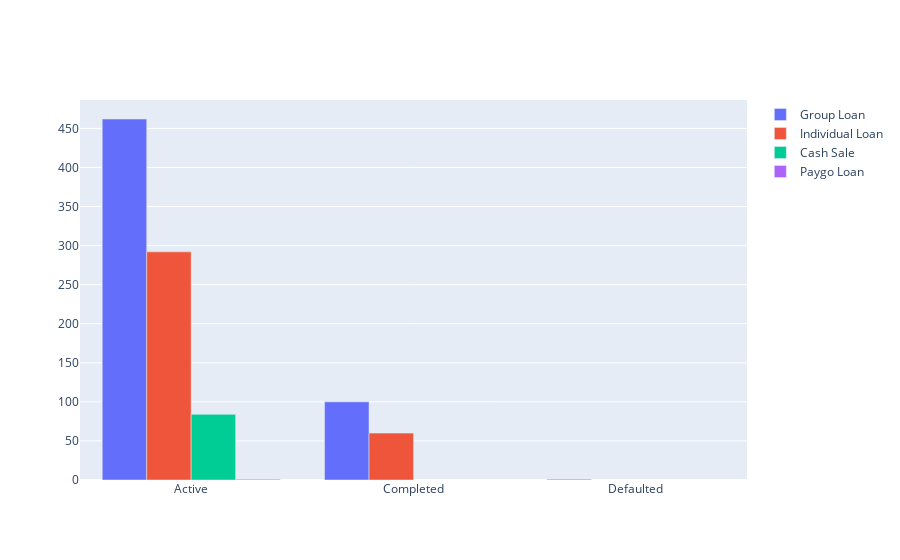

The notebook cell this image was saved under:
### Markdown cell above
**Kindly note the chart is interactive, and you can download png file of the chart to embed in a report**

### Code cell
import plotly.graph_objects as go
status=list(dd2["status"].unique())

fig = go.Figure(data=[
    go.Bar(name='Group Loan', x=status, y=list(dd2.loc[dd2["loan_type"] == "Group Loan"]["counts"])),
    go.Bar(name='Individual Loan', x=status,  y=list(dd2.loc[dd2["loan_type"] == "Individual Loan"]["counts"])),
     go.Bar(name='Cash Sale', x=status,  y=list(dd2.loc[dd2["loan_type"] == "Cash Sale"]["counts"])),
    go.Bar(name='Paygo Loan', x=status,  y=list(dd2.loc[dd2["loan_type"] == "Paygo Loan"]["counts"]))
    
])
# Change the bar mode
fig.update_layout(barmode='group')
fig.show()

### Figure 1 — Plotly figure (JSON) as saved in the notebook; plotly's stock layout.template omitted (floating-point values rounded to 4 significant figures)
{"data": [{"name": "Group Loan", "type": "bar", "x": ["Active", "Completed", "Defaulted"], "y": [462, 100, 1]}, {"name": "Individual Loan", "type": "bar", "x": ["Active", "Completed", "Defaulted"], "y": [292, 60]}, {"name": "Cash Sale", "type": "bar", "x": ["Active", "Completed", "Defaulted"], "y": [84]}, {"name": "Paygo Loan", "type": "bar", "x": ["Active", "Completed", "Defaulted"], "y": [1]}], "layout": {"barmode": "group"}}
